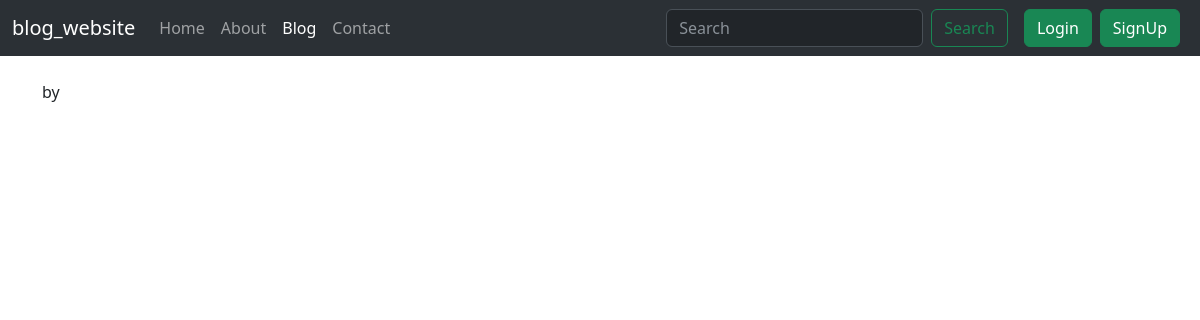
/blog/new-post, run on an earlier commit of the app's database.
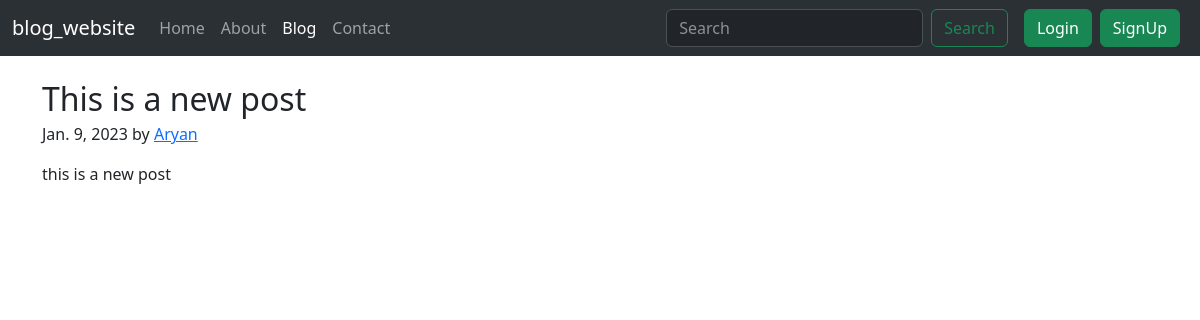
And on a later commit of the database.
### blog/models.py (models this page shows)
class Post(models.Model):
    sno = models.AutoField(primary_key=True)
    title = models.CharField(max_length=255)
    author = models.CharField(max_length=13)
    content = models.TextField()
    slug = models.CharField(max_length=130)
    timestamp = models.DateTimeField(blank=True)
    def __str__(self):
        return self.title + ' by ' + self.author

### blog/views.py (the view)
# urls.py: path('<str:slug>', views.blogPost, name='blogPost'),
def blogPost(request, slug):
    post = Post.objects.filter(slug=slug).first()
    print(post)
    context = {'post': post}
    return render(request,'blog/blogPost.html',context)

### templates/blog/blogPost.html (shortened to what this page needs)
{% extends 'base.html' %}
{% block blogactive %} active {% endblock blogactive %}
{% block body %}
<div class="container my-4">
    <article class="blog-post">
        <h2 class="blog-post-title mb-1">{{post.title}}</h2>
        <p class="blog-post-meta">{{post.timestamp.date}} by <a href="#">{{post.author}}</a></p>
        <p>{{post.content}}</p>
    </article>
</div>
{% endblock body %}

What changed in the data, as far as the page shows it:
added Post: title "This is a new post", timestamp "Jan. 9, 2023", author "Aryan", content "this is a new post"
